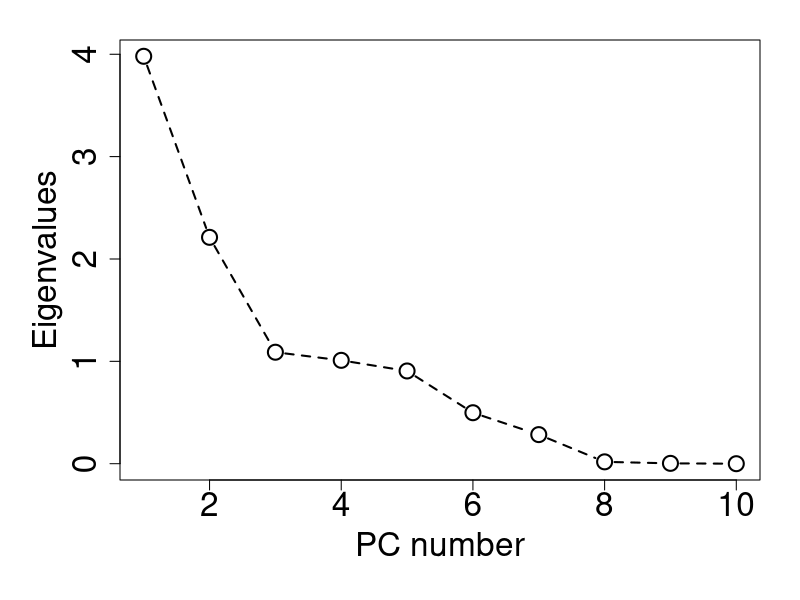
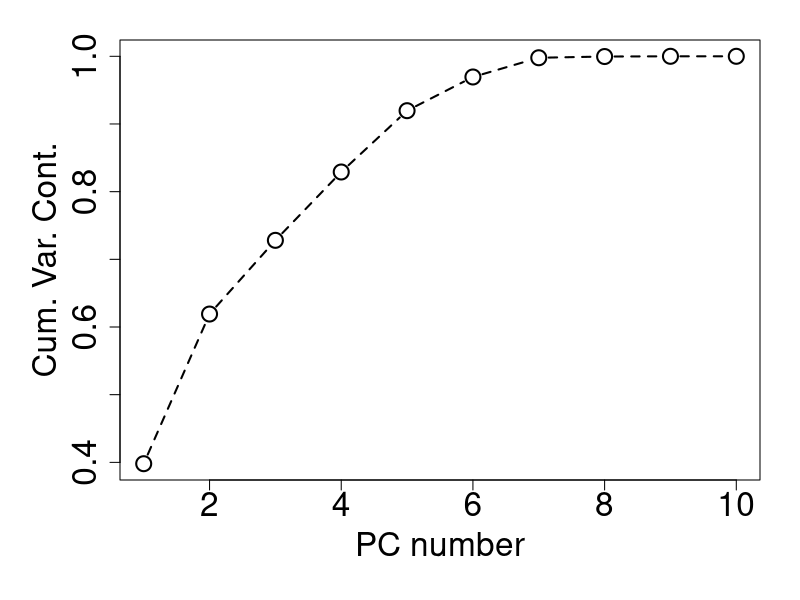

Write the R code that produced these figures, in order.
library(dplyr)
library(jpeg)
library(tidyverse)
library(caret)

# PCA————Shupeng Wang
pca_custom <- function(df){
  
  ccm <- cor(df)# Calculate the correlation coefficient matrix
  
  ev <- eigen(ccm)  # Calculate eigenvalues and eigenvectors
  
  eva <- ev$values  
  evv <- ev$vectors# Extract eigenvalues and eigenvectors
  
  pro_var <- eva / sum(eva)
  cum_pro <- cumsum(pro_var)  # Calculate variance contribution rate and cumulative variance contribution rate
  
  return(list(eigenvalues = eva, eigenvectors = evv, pro_var = pro_var, cum_pro = cum_pro))
}

df <- read.csv(file = "Ghana_data.csv",header = T)
df <- select(df, -c(Year_Month, Event))
cols_with_zero_sd <- apply(df, 2, sd) == 0
df <- df[, !cols_with_zero_sd]
df <- as.matrix(scale(df))

pca_result <- pca_custom(df)
pca_result$eigenvalues  # View eigenvalues
pca_result$pro_var      # Check the variance contribution rate
pca_result$cum_pro      # View the cumulative variance contribution rate

par(mar = c(6, 6, 2, 2))

plot(pca_result$eigenvalues, type = "b", cex = 2, cex.lab = 2, cex.axis = 2, lty = 2, lwd = 2,
     xlab = "PC number", ylab = "Eigenvalues")

#  Draw the cumulative variance contribution rate graph
plot(pca_result$cum_pro, type = "b", cex = 2, cex.lab = 2, cex.axis = 2, lty = 2, lwd = 2,
     xlab = "PC number", ylab = "Cum. Var. Cont.")

# Select the number of principal components
top_n <- 5

# Project data onto principal components
pca_result <- pca_custom(df)
df_pca <- df %*% pca_result$eigenvectors[, 1:top_n]

head(df_pca)
# PCA————Shupeng Wang

# Regression————Biyuan Luo
df <- as.data.frame(df)
df_regression <- data.frame(PC1 = df_pca[, 1], 
                            PC2 = df_pca[, 2], 
                            PC3 = df_pca[, 3], 
                            PC4 = df_pca[, 4], 
                            PC5 = df_pca[, 5], 
                            Deaths = df$Deaths) 


set.seed(10) 
training.samples <-df_regression$Deaths 
training.samples <- createDataPartition(1:length(df_regression$Deaths), p = 0.8, list = FALSE, group=1) 
train_data <- df_regression[training.samples,] 
test_data <- df_regression[-training.samples,]

reg1 = lm(Deaths ~ PC1 + PC2 + PC3 + PC4 + PC5 , data = df_regression)
summary(reg1)

reg2 = lm(Deaths ~ PC2 + PC3 + PC4 + PC5 , data = df_regression)
summary(reg2)

# Train
pred1tr <- reg1 %>% predict(train_data) 
RMSE1 = RMSE(pred1tr, train_data$Deaths) 
R2_1 = R2(pred1tr, train_data$Deaths)

# Test
pred1test <- reg1 %>% predict(test_data) 
RMSE2 = RMSE(pred1test, test_data$Deaths) 
R2_2 = R2(pred1test, test_data$Deaths)

# Train
pred2tr <- reg2 %>% predict(train_data) 
RMSE3 = RMSE(pred1tr, train_data$Deaths) 
R2_3 = R2(pred2tr, train_data$Deaths)

# Test
pred2test <- reg2 %>% predict(test_data) 
RMSE4 = RMSE(pred1test, test_data$Deaths) 
R2_4 = R2(pred2test, test_data$Deaths)

# show tables
table <- matrix(c(RMSE1,RMSE2,R2_1,R2_2,RMSE3,RMSE4,R2_3,R2_4),ncol=4,byrow=TRUE) 
colnames(table) <- c("RMSE Train"," RMSE Test","R2 Train","R2 Test") 
rownames(table) <- c("Model 1","Model 2") 
RMSE_R2_table <- as.table(table) 
RMSE_R2_table
# Regression————Biyuan Luo




